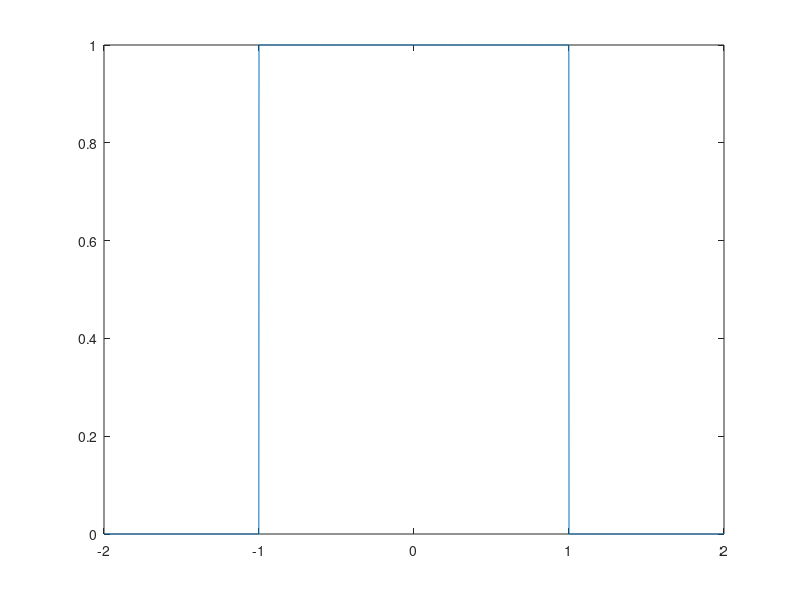
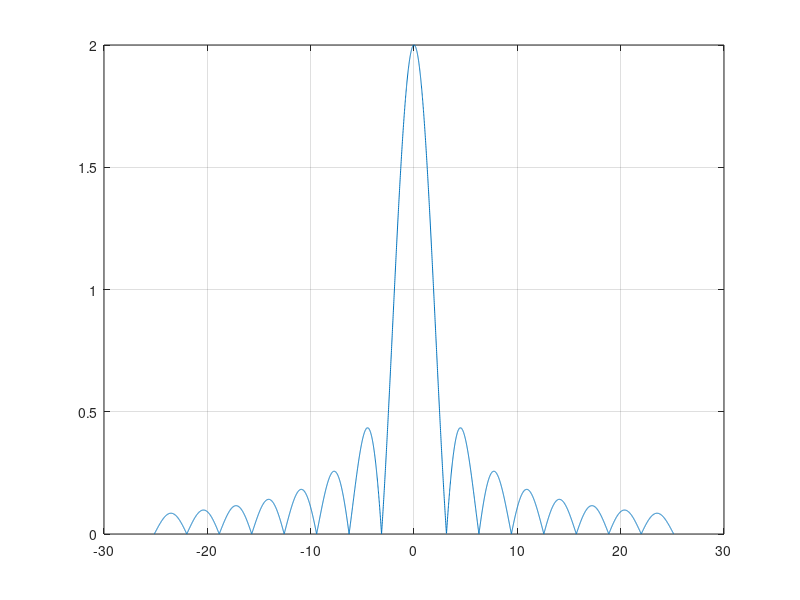

MATLAB code for these plots, in order:
%% https://github.com/Sahil-Kolambkar/Signals_and_Systems_Assignment-05

clc
clear all
close all
t = -2:0.001:2;
xct = (t>=-1)-(t>=1); %rectangular pulse
plot(t,xct);
figure;
w = -8*pi:0.01:8*pi;
for i =1:length(w)
    xcw(i) = trapz(t,xct.*exp(-1i*w(i).*t));
end
plot(w,abs(xcw));
grid on;
